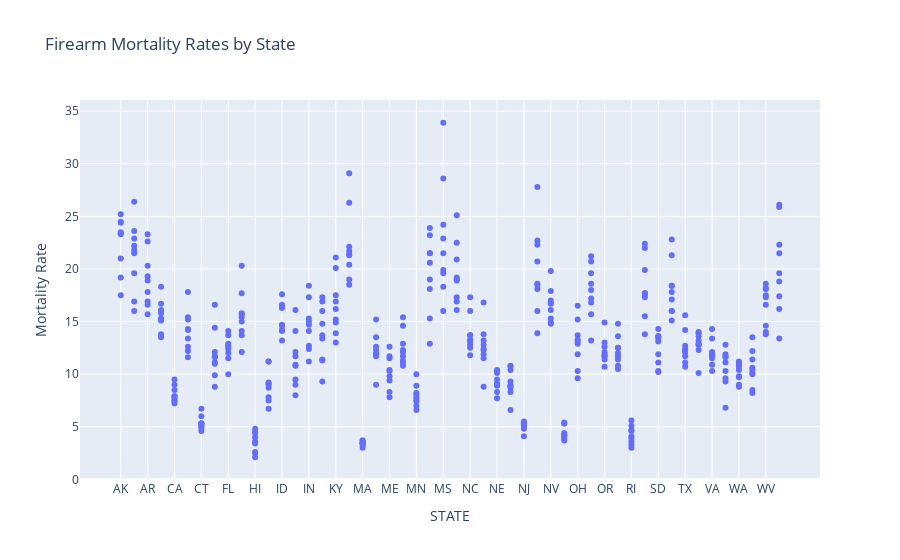

This figure's notebook cell:
### Code cell
# Firearm Mortality Rates per State
fig = px.scatter(firearm_mortality.groupby(['STATE', 'YEAR'])['RATE'].mean().reset_index(),
                 x='STATE', y='RATE', title='Firearm Mortality Rates by State',
                 labels={'RATE': 'Mortality Rate'},
                 template='plotly')
fig.show()

### Figure 1 — Plotly figure (JSON) as saved in the notebook; plotly's stock layout.template omitted (floating-point values rounded to 4 significant figures; data arrays with more than 128 entries replaced by an {"elided": "..."} marker saying what was removed)
{"data": [{"hovertemplate": "STATE=%{x}<br>Mortality Rate=%{y}<extra></extra>", "legendgroup": "", "marker": {"color": "#636efa", "symbol": "circle"}, "mode": "markers", "name": "", "orientation": "v", "showlegend": false, "type": "scatter", "x": {"elided": "450 str values"}, "xaxis": "x", "y": {"elided": "450 float values"}, "yaxis": "y"}], "layout": {"autosize": true, "legend": {"tracegroupgap": 0}, "title": {"text": "Firearm Mortality Rates by State"}, "xaxis": {"anchor": "y", "autorange": true, "domain": [0, 1], "range": [-2.992, 51.99], "title": {"text": "STATE"}, "type": "category"}, "yaxis": {"anchor": "x", "autorange": true, "domain": [0, 1], "range": [-0.5243, 36.52], "title": {"text": "Mortality Rate"}, "type": "linear"}}}
